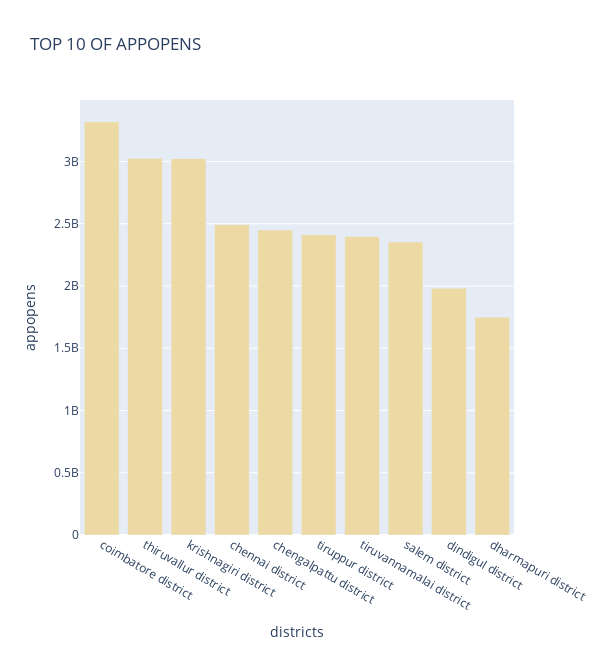
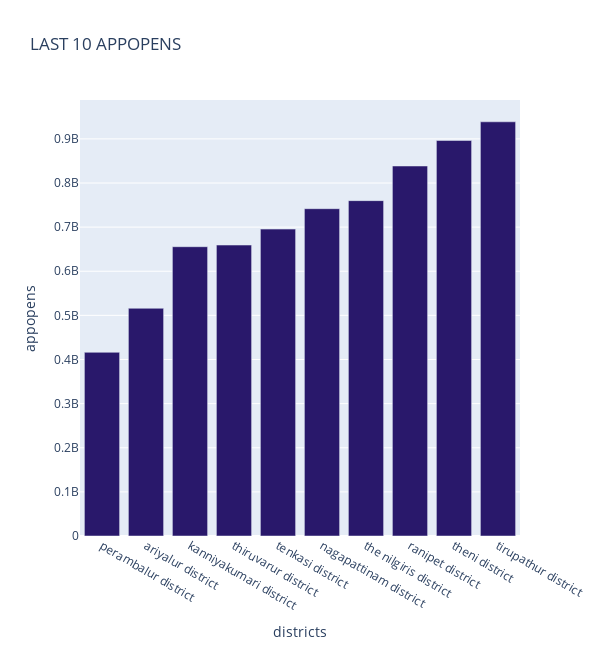
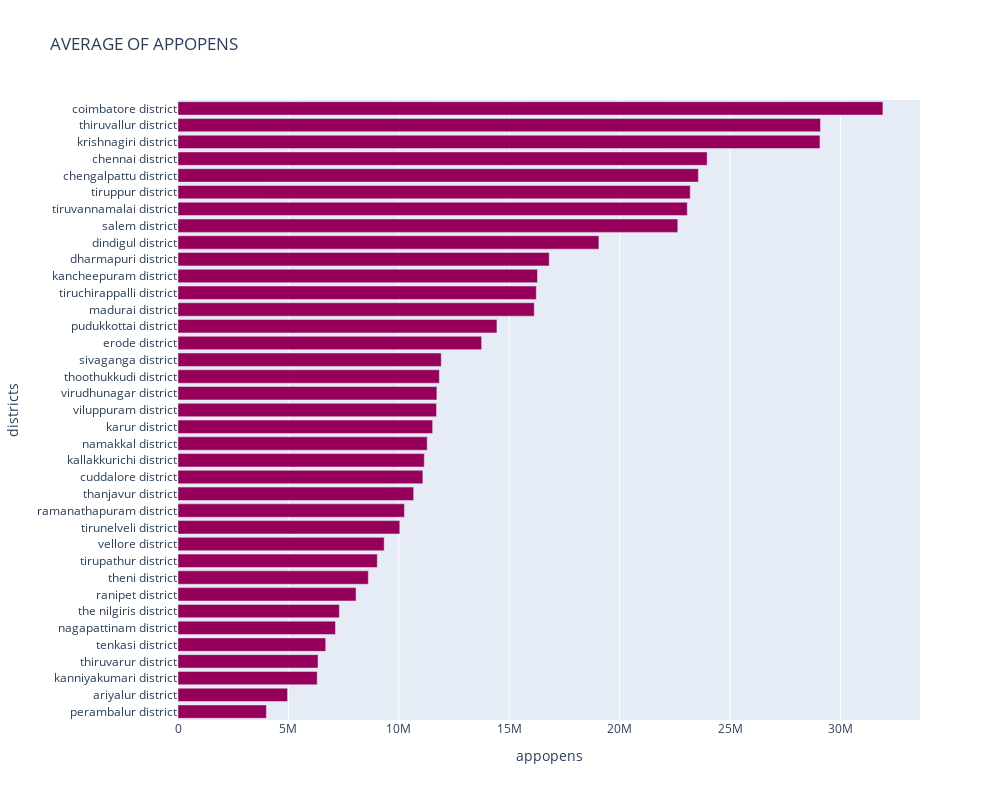

The cell these charts' notebook holds for them, in order:
### Code cell
top_chart_appopens("map_user","Tamil Nadu")

### Figure 1 — Plotly figure (JSON) as saved in the notebook; plotly's stock layout.template omitted (floating-point values rounded to 4 significant figures)
{"data": [{"alignmentgroup": "True", "hovertemplate": "<b>%{hovertext}</b><br><br>districts=%{x}<br>appopens=%{y}<extra></extra>", "hovertext": ["coimbatore district", "thiruvallur district", "krishnagiri district", "chennai district", "chengalpattu district", "tiruppur district", "tiruvannamalai district", "salem district", "dindigul district", "dharmapuri district"], "legendgroup": "", "marker": {"color": "rgb(237, 217, 163)", "pattern": {"shape": ""}}, "name": "", "offsetgroup": "", "orientation": "v", "showlegend": false, "textposition": "auto", "type": "bar", "x": ["coimbatore district", "thiruvallur district", "krishnagiri district", "chennai district", "chengalpattu district", "tiruppur district", "tiruvannamalai district", "salem district", "dindigul district", "dharmapuri district"], "xaxis": "x", "y": [3319603320, 3025556176, 3023238828, 2492008336, 2450635716, 2412440996, 2398435228, 2353711084, 1982186068, 1748187224], "yaxis": "y"}], "layout": {"barmode": "relative", "height": 650, "legend": {"tracegroupgap": 0}, "title": {"text": "TOP 10 OF APPOPENS"}, "width": 600, "xaxis": {"anchor": "y", "domain": [0, 1], "title": {"text": "districts"}}, "yaxis": {"anchor": "x", "domain": [0, 1], "title": {"text": "appopens"}}}}

### Figure 2 — Plotly figure (JSON) as saved in the notebook; plotly's stock layout.template omitted (floating-point values rounded to 4 significant figures)
{"data": [{"alignmentgroup": "True", "hovertemplate": "<b>%{hovertext}</b><br><br>districts=%{x}<br>appopens=%{y}<extra></extra>", "hovertext": ["perambalur district", "ariyalur district", "kanniyakumari district", "thiruvarur district", "tenkasi district", "nagapattinam district", "the nilgiris district", "ranipet district", "theni district", "tirupathur district"], "legendgroup": "", "marker": {"color": "rgb(41, 24, 107)", "pattern": {"shape": ""}}, "name": "", "offsetgroup": "", "orientation": "v", "showlegend": false, "textposition": "auto", "type": "bar", "x": ["perambalur district", "ariyalur district", "kanniyakumari district", "thiruvarur district", "tenkasi district", "nagapattinam district", "the nilgiris district", "ranipet district", "theni district", "tirupathur district"], "xaxis": "x", "y": [416302336, 516040932, 655602660, 659353308, 695516612, 741733572, 760034056, 838497808, 896360812, 938681628], "yaxis": "y"}], "layout": {"barmode": "relative", "height": 650, "legend": {"tracegroupgap": 0}, "title": {"text": "LAST 10 APPOPENS"}, "width": 600, "xaxis": {"anchor": "y", "domain": [0, 1], "title": {"text": "districts"}}, "yaxis": {"anchor": "x", "domain": [0, 1], "title": {"text": "appopens"}}}}

### Figure 3 — Plotly figure (JSON) as saved in the notebook; plotly's stock layout.template omitted (floating-point values rounded to 4 significant figures)
{"data": [{"alignmentgroup": "True", "hovertemplate": "<b>%{hovertext}</b><br><br>appopens=%{x}<br>districts=%{y}<extra></extra>", "hovertext": ["perambalur district", "ariyalur district", "kanniyakumari district", "thiruvarur district", "tenkasi district", "nagapattinam district", "the nilgiris district", "ranipet district", "theni district", "tirupathur district", "vellore district", "tirunelveli district", "ramanathapuram district", "thanjavur district", "cuddalore district", "kallakkurichi district", "namakkal district", "karur district", "viluppuram district", "virudhunagar district", "thoothukkudi district", "sivaganga district", "erode district", "pudukkottai district", "madurai district", "tiruchirappalli district", "kancheepuram district", "dharmapuri district", "dindigul district", "salem district", "tiruvannamalai district", "tiruppur district", "chengalpattu district", "chennai district", "krishnagiri district", "thiruvallur district", "coimbatore district"], "legendgroup": "", "marker": {"color": "rgb(150,0,90)", "pattern": {"shape": ""}}, "name": "", "offsetgroup": "", "orientation": "h", "showlegend": false, "textposition": "auto", "type": "bar", "x": [4003000.0, 4962000.0, 6304000.0, 6340000.0, 6688000.0, 7132000.0, 7308000.0, 8062000.0, 8619000.0, 9026000.0, 9337000.0, 10040000.0, 10250000.0, 10670000.0, 11090000.0, 11150000.0, 11290000.0, 11530000.0, 11710000.0, 11720000.0, 11840000.0, 11920000.0, 13750000.0, 14440000.0, 16130000.0, 16230000.0, 16278681, 16810000.0, 19060000.0, 22630000.0, 23060000.0, 23200000.0, 23560000.0, 23960000.0, 29070000.0, 29090000.0, 31920000.0], "xaxis": "x", "y": ["perambalur district", "ariyalur district", "kanniyakumari district", "thiruvarur district", "tenkasi district", "nagapattinam district", "the nilgiris district", "ranipet district", "theni district", "tirupathur district", "vellore district", "tirunelveli district", "ramanathapuram district", "thanjavur district", "cuddalore district", "kallakkurichi district", "namakkal district", "karur district", "viluppuram district", "virudhunagar district", "thoothukkudi district", "sivaganga district", "erode district", "pudukkottai district", "madurai district", "tiruchirappalli district", "kancheepuram district", "dharmapuri district", "dindigul district", "salem district", "tiruvannamalai district", "tiruppur district", "chengalpattu district", "chennai district", "krishnagiri district", "thiruvallur district", "coimbatore district"], "yaxis": "y"}], "layout": {"barmode": "relative", "height": 800, "legend": {"tracegroupgap": 0}, "title": {"text": "AVERAGE OF APPOPENS"}, "width": 1000, "xaxis": {"anchor": "y", "domain": [0, 1], "title": {"text": "appopens"}}, "yaxis": {"anchor": "x", "domain": [0, 1], "title": {"text": "districts"}}}}
